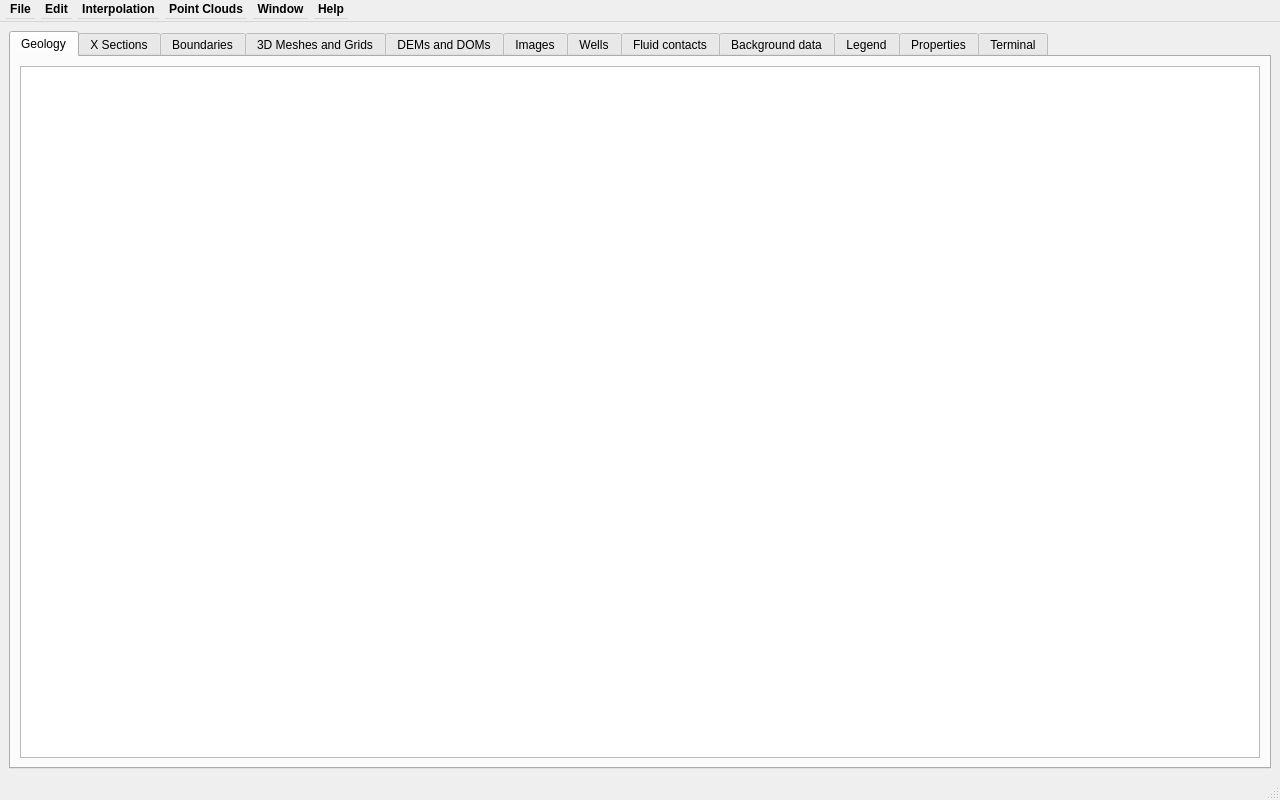
<?xml version="1.0" encoding="UTF-8"?>
<ui version="4.0">
 <class>ProjectWindow</class>
 <widget class="QMainWindow" name="ProjectWindow">
  <property name="geometry">
   <rect>
    <x>0</x>
    <y>0</y>
    <width>1280</width>
    <height>800</height>
   </rect>
  </property>
  <property name="sizePolicy">
   <sizepolicy hsizetype="Preferred" vsizetype="Preferred">
    <horstretch>1</horstretch>
    <verstretch>1</verstretch>
   </sizepolicy>
  </property>
  <property name="minimumSize">
   <size>
    <width>0</width>
    <height>0</height>
   </size>
  </property>
  <property name="baseSize">
   <size>
    <width>1280</width>
    <height>800</height>
   </size>
  </property>
  <property name="windowTitle">
   <string>PZero</string>
  </property>
  <property name="styleSheet">
   <string notr="true"/>
  </property>
  <property name="locale">
   <locale language="English" country="UnitedStates"/>
  </property>
  <widget class="QWidget" name="centralwidget">
   <property name="sizePolicy">
    <sizepolicy hsizetype="Preferred" vsizetype="Preferred">
     <horstretch>1</horstretch>
     <verstretch>1</verstretch>
    </sizepolicy>
   </property>
   <property name="minimumSize">
    <size>
     <width>0</width>
     <height>0</height>
    </size>
   </property>
   <property name="baseSize">
    <size>
     <width>638</width>
     <height>757</height>
    </size>
   </property>
   <property name="styleSheet">
    <string notr="true"/>
   </property>
   <layout class="QVBoxLayout" name="verticalLayout">
    <item>
     <widget class="QTabWidget" name="tabCentral">
      <property name="sizePolicy">
       <sizepolicy hsizetype="MinimumExpanding" vsizetype="MinimumExpanding">
        <horstretch>1</horstretch>
        <verstretch>1</verstretch>
       </sizepolicy>
      </property>
      <property name="minimumSize">
       <size>
        <width>0</width>
        <height>0</height>
       </size>
      </property>
      <property name="baseSize">
       <size>
        <width>0</width>
        <height>0</height>
       </size>
      </property>
      <property name="currentIndex">
       <number>0</number>
      </property>
      <widget class="QWidget" name="tabGeology">
       <property name="sizePolicy">
        <sizepolicy hsizetype="MinimumExpanding" vsizetype="MinimumExpanding">
         <horstretch>1</horstretch>
         <verstretch>1</verstretch>
        </sizepolicy>
       </property>
       <property name="minimumSize">
        <size>
         <width>0</width>
         <height>0</height>
        </size>
       </property>
       <property name="baseSize">
        <size>
         <width>0</width>
         <height>0</height>
        </size>
       </property>
       <property name="toolTip">
        <string>Entities</string>
       </property>
       <property name="accessibleName">
        <string>Entities</string>
       </property>
       <attribute name="title">
        <string>Geology</string>
       </attribute>
       <attribute name="toolTip">
        <string>Geology</string>
       </attribute>
       <attribute name="whatsThis">
        <string>Geology</string>
       </attribute>
       <layout class="QHBoxLayout" name="horizontalLayout">
        <item>
         <widget class="QTableView" name="GeologyTableView">
          <property name="sizePolicy">
           <sizepolicy hsizetype="MinimumExpanding" vsizetype="MinimumExpanding">
            <horstretch>1</horstretch>
            <verstretch>1</verstretch>
           </sizepolicy>
          </property>
          <property name="minimumSize">
           <size>
            <width>0</width>
            <height>0</height>
           </size>
          </property>
          <property name="baseSize">
           <size>
            <width>0</width>
            <height>0</height>
           </size>
          </property>
          <property name="toolTip">
           <string>Entities</string>
          </property>
          <property name="accessibleName">
           <string>Entities</string>
          </property>
          <property name="sortingEnabled">
           <bool>true</bool>
          </property>
         </widget>
        </item>
       </layout>
      </widget>
      <widget class="QWidget" name="tabXSections">
       <property name="sizePolicy">
        <sizepolicy hsizetype="MinimumExpanding" vsizetype="MinimumExpanding">
         <horstretch>1</horstretch>
         <verstretch>1</verstretch>
        </sizepolicy>
       </property>
       <attribute name="title">
        <string>X Sections</string>
       </attribute>
       <attribute name="toolTip">
        <string>X Sections</string>
       </attribute>
       <attribute name="whatsThis">
        <string>X Sections</string>
       </attribute>
       <layout class="QHBoxLayout" name="horizontalLayout_3">
        <item>
         <widget class="QTableView" name="XSectionsTableView">
          <property name="sizePolicy">
           <sizepolicy hsizetype="MinimumExpanding" vsizetype="MinimumExpanding">
            <horstretch>1</horstretch>
            <verstretch>1</verstretch>
           </sizepolicy>
          </property>
          <property name="sortingEnabled">
           <bool>true</bool>
          </property>
         </widget>
        </item>
       </layout>
      </widget>
      <widget class="QWidget" name="tabBoundaries">
       <property name="sizePolicy">
        <sizepolicy hsizetype="MinimumExpanding" vsizetype="MinimumExpanding">
         <horstretch>1</horstretch>
         <verstretch>1</verstretch>
        </sizepolicy>
       </property>
       <attribute name="title">
        <string>Boundaries</string>
       </attribute>
       <layout class="QHBoxLayout" name="horizontalLayout_4">
        <item>
         <widget class="QTableView" name="BoundariesTableView">
          <property name="sizePolicy">
           <sizepolicy hsizetype="MinimumExpanding" vsizetype="MinimumExpanding">
            <horstretch>1</horstretch>
            <verstretch>1</verstretch>
           </sizepolicy>
          </property>
          <property name="sortingEnabled">
           <bool>true</bool>
          </property>
         </widget>
        </item>
       </layout>
      </widget>
      <widget class="QWidget" name="tabMeshes3D">
       <property name="sizePolicy">
        <sizepolicy hsizetype="MinimumExpanding" vsizetype="MinimumExpanding">
         <horstretch>1</horstretch>
         <verstretch>1</verstretch>
        </sizepolicy>
       </property>
       <attribute name="title">
        <string>3D Meshes and Grids</string>
       </attribute>
       <attribute name="toolTip">
        <string>3D Meshes and Grids</string>
       </attribute>
       <attribute name="whatsThis">
        <string>3D Meshes and Grids</string>
       </attribute>
       <layout class="QHBoxLayout" name="horizontalLayout_5">
        <item>
         <widget class="QTableView" name="Meshes3DTableView">
          <property name="sizePolicy">
           <sizepolicy hsizetype="MinimumExpanding" vsizetype="MinimumExpanding">
            <horstretch>1</horstretch>
            <verstretch>1</verstretch>
           </sizepolicy>
          </property>
          <property name="sortingEnabled">
           <bool>true</bool>
          </property>
         </widget>
        </item>
       </layout>
      </widget>
      <widget class="QWidget" name="tabDOMs">
       <property name="sizePolicy">
        <sizepolicy hsizetype="MinimumExpanding" vsizetype="MinimumExpanding">
         <horstretch>1</horstretch>
         <verstretch>1</verstretch>
        </sizepolicy>
       </property>
       <attribute name="title">
        <string>DEMs and DOMs</string>
       </attribute>
       <attribute name="toolTip">
        <string>DEMs and DOMs</string>
       </attribute>
       <attribute name="whatsThis">
        <string>DEMs and DOMs</string>
       </attribute>
       <layout class="QHBoxLayout" name="horizontalLayout_6">
        <item>
         <widget class="QTableView" name="DOMsTableView">
          <property name="sizePolicy">
           <sizepolicy hsizetype="MinimumExpanding" vsizetype="MinimumExpanding">
            <horstretch>1</horstretch>
            <verstretch>1</verstretch>
           </sizepolicy>
          </property>
          <property name="sortingEnabled">
           <bool>true</bool>
          </property>
         </widget>
        </item>
       </layout>
      </widget>
      <widget class="QWidget" name="tabImages">
       <property name="sizePolicy">
        <sizepolicy hsizetype="MinimumExpanding" vsizetype="MinimumExpanding">
         <horstretch>1</horstretch>
         <verstretch>1</verstretch>
        </sizepolicy>
       </property>
       <attribute name="title">
        <string>Images</string>
       </attribute>
       <attribute name="toolTip">
        <string>Images</string>
       </attribute>
       <attribute name="whatsThis">
        <string>Images</string>
       </attribute>
       <layout class="QHBoxLayout" name="horizontalLayout_7">
        <item>
         <widget class="QTableView" name="ImagesTableView">
          <property name="sizePolicy">
           <sizepolicy hsizetype="MinimumExpanding" vsizetype="MinimumExpanding">
            <horstretch>1</horstretch>
            <verstretch>1</verstretch>
           </sizepolicy>
          </property>
          <property name="sortingEnabled">
           <bool>true</bool>
          </property>
         </widget>
        </item>
       </layout>
      </widget>
      <widget class="QWidget" name="tabWells">
       <property name="sizePolicy">
        <sizepolicy hsizetype="MinimumExpanding" vsizetype="MinimumExpanding">
         <horstretch>1</horstretch>
         <verstretch>1</verstretch>
        </sizepolicy>
       </property>
       <attribute name="title">
        <string>Wells</string>
       </attribute>
       <layout class="QHBoxLayout" name="horizontalLayout_8">
        <item>
         <widget class="QTableView" name="WellsTableView">
          <property name="sizePolicy">
           <sizepolicy hsizetype="MinimumExpanding" vsizetype="MinimumExpanding">
            <horstretch>1</horstretch>
            <verstretch>1</verstretch>
           </sizepolicy>
          </property>
          <property name="minimumSize">
           <size>
            <width>0</width>
            <height>0</height>
           </size>
          </property>
         </widget>
        </item>
       </layout>
      </widget>
      <widget class="QWidget" name="tabFluids">
       <property name="enabled">
        <bool>true</bool>
       </property>
       <property name="sizePolicy">
        <sizepolicy hsizetype="MinimumExpanding" vsizetype="MinimumExpanding">
         <horstretch>0</horstretch>
         <verstretch>0</verstretch>
        </sizepolicy>
       </property>
       <property name="minimumSize">
        <size>
         <width>1</width>
         <height>1</height>
        </size>
       </property>
       <property name="contextMenuPolicy">
        <enum>Qt::DefaultContextMenu</enum>
       </property>
       <attribute name="title">
        <string>Fluid contacts</string>
       </attribute>
       <layout class="QHBoxLayout" name="horizontalLayout_9">
        <item>
         <widget class="QTableView" name="FluidsTableView">
          <property name="sizePolicy">
           <sizepolicy hsizetype="MinimumExpanding" vsizetype="MinimumExpanding">
            <horstretch>1</horstretch>
            <verstretch>1</verstretch>
           </sizepolicy>
          </property>
         </widget>
        </item>
       </layout>
      </widget>
      <widget class="QWidget" name="tabBackgrounds">
       <property name="sizePolicy">
        <sizepolicy hsizetype="MinimumExpanding" vsizetype="MinimumExpanding">
         <horstretch>1</horstretch>
         <verstretch>1</verstretch>
        </sizepolicy>
       </property>
       <attribute name="title">
        <string>Background data</string>
       </attribute>
       <layout class="QHBoxLayout" name="horizontalLayout_10">
        <item>
         <widget class="QTableView" name="BackgroundsTableView">
          <property name="sizePolicy">
           <sizepolicy hsizetype="MinimumExpanding" vsizetype="MinimumExpanding">
            <horstretch>1</horstretch>
            <verstretch>1</verstretch>
           </sizepolicy>
          </property>
         </widget>
        </item>
       </layout>
      </widget>
      <widget class="QWidget" name="tabLegend">
       <property name="sizePolicy">
        <sizepolicy hsizetype="MinimumExpanding" vsizetype="MinimumExpanding">
         <horstretch>1</horstretch>
         <verstretch>1</verstretch>
        </sizepolicy>
       </property>
       <property name="minimumSize">
        <size>
         <width>0</width>
         <height>0</height>
        </size>
       </property>
       <property name="baseSize">
        <size>
         <width>0</width>
         <height>0</height>
        </size>
       </property>
       <property name="toolTip">
        <string>Legend</string>
       </property>
       <property name="accessibleName">
        <string>Legend</string>
       </property>
       <attribute name="title">
        <string>Legend</string>
       </attribute>
       <layout class="QHBoxLayout" name="horizontalLayout_11">
        <item>
         <widget class="QTreeWidget" name="LegendTreeWidget">
          <property name="sizePolicy">
           <sizepolicy hsizetype="MinimumExpanding" vsizetype="MinimumExpanding">
            <horstretch>1</horstretch>
            <verstretch>1</verstretch>
           </sizepolicy>
          </property>
          <property name="minimumSize">
           <size>
            <width>0</width>
            <height>0</height>
           </size>
          </property>
          <property name="baseSize">
           <size>
            <width>0</width>
            <height>0</height>
           </size>
          </property>
          <property name="toolTip">
           <string>Legend</string>
          </property>
          <property name="accessibleName">
           <string>Legend</string>
          </property>
          <column>
           <property name="text">
            <string notr="true">1</string>
           </property>
          </column>
         </widget>
        </item>
       </layout>
      </widget>
      <widget class="QWidget" name="tabProperties">
       <property name="sizePolicy">
        <sizepolicy hsizetype="MinimumExpanding" vsizetype="MinimumExpanding">
         <horstretch>1</horstretch>
         <verstretch>1</verstretch>
        </sizepolicy>
       </property>
       <property name="minimumSize">
        <size>
         <width>0</width>
         <height>0</height>
        </size>
       </property>
       <property name="baseSize">
        <size>
         <width>0</width>
         <height>0</height>
        </size>
       </property>
       <property name="toolTip">
        <string>Properties</string>
       </property>
       <property name="toolTipDuration">
        <number>-3</number>
       </property>
       <property name="accessibleName">
        <string>Properties</string>
       </property>
       <attribute name="title">
        <string>Properties</string>
       </attribute>
       <layout class="QHBoxLayout" name="horizontalLayout_12">
        <item>
         <widget class="QTableWidget" name="PropertiesTableWidget">
          <property name="sizePolicy">
           <sizepolicy hsizetype="MinimumExpanding" vsizetype="MinimumExpanding">
            <horstretch>1</horstretch>
            <verstretch>1</verstretch>
           </sizepolicy>
          </property>
          <property name="minimumSize">
           <size>
            <width>0</width>
            <height>0</height>
           </size>
          </property>
          <property name="baseSize">
           <size>
            <width>0</width>
            <height>0</height>
           </size>
          </property>
          <property name="toolTip">
           <string>Properties</string>
          </property>
          <property name="accessibleName">
           <string>Properties</string>
          </property>
         </widget>
        </item>
       </layout>
      </widget>
      <widget class="QWidget" name="tabTerminal">
       <property name="sizePolicy">
        <sizepolicy hsizetype="MinimumExpanding" vsizetype="MinimumExpanding">
         <horstretch>1</horstretch>
         <verstretch>1</verstretch>
        </sizepolicy>
       </property>
       <property name="minimumSize">
        <size>
         <width>0</width>
         <height>0</height>
        </size>
       </property>
       <property name="baseSize">
        <size>
         <width>0</width>
         <height>0</height>
        </size>
       </property>
       <property name="toolTip">
        <string>Terminal</string>
       </property>
       <property name="accessibleName">
        <string>Terminal</string>
       </property>
       <attribute name="title">
        <string>Terminal</string>
       </attribute>
       <attribute name="toolTip">
        <string>Terminal</string>
       </attribute>
       <attribute name="whatsThis">
        <string>Terminal</string>
       </attribute>
       <layout class="QHBoxLayout" name="horizontalLayout_13">
        <item>
         <widget class="QPlainTextEdit" name="TextTerminal">
          <property name="sizePolicy">
           <sizepolicy hsizetype="MinimumExpanding" vsizetype="MinimumExpanding">
            <horstretch>1</horstretch>
            <verstretch>1</verstretch>
           </sizepolicy>
          </property>
          <property name="minimumSize">
           <size>
            <width>0</width>
            <height>0</height>
           </size>
          </property>
          <property name="baseSize">
           <size>
            <width>0</width>
            <height>0</height>
           </size>
          </property>
          <property name="toolTip">
           <string>Terminal</string>
          </property>
          <property name="accessibleName">
           <string>Terminal</string>
          </property>
          <property name="readOnly">
           <bool>true</bool>
          </property>
         </widget>
        </item>
       </layout>
      </widget>
     </widget>
    </item>
   </layout>
  </widget>
  <widget class="QMenuBar" name="menubar">
   <property name="geometry">
    <rect>
     <x>0</x>
     <y>0</y>
     <width>1280</width>
     <height>22</height>
    </rect>
   </property>
   <property name="sizePolicy">
    <sizepolicy hsizetype="MinimumExpanding" vsizetype="Minimum">
     <horstretch>1</horstretch>
     <verstretch>1</verstretch>
    </sizepolicy>
   </property>
   <property name="minimumSize">
    <size>
     <width>0</width>
     <height>22</height>
    </size>
   </property>
   <property name="maximumSize">
    <size>
     <width>16777215</width>
     <height>16777215</height>
    </size>
   </property>
   <property name="baseSize">
    <size>
     <width>0</width>
     <height>0</height>
    </size>
   </property>
   <property name="font">
    <font>
     <family>MS Shell Dlg 2</family>
     <pointsize>9</pointsize>
     <weight>75</weight>
     <bold>true</bold>
    </font>
   </property>
   <property name="autoFillBackground">
    <bool>false</bool>
   </property>
   <widget class="QMenu" name="menuFile">
    <property name="tearOffEnabled">
     <bool>true</bool>
    </property>
    <property name="title">
     <string>File</string>
    </property>
    <addaction name="actionProjectNew"/>
    <addaction name="actionProjectOpen"/>
    <addaction name="actionProjectSave"/>
    <addaction name="separator"/>
    <addaction name="actionImportGocad"/>
    <addaction name="actionImportGocadXsection"/>
    <addaction name="actionImportGocadBoundary"/>
    <addaction name="actionImportPC"/>
    <addaction name="actionImportPyvista"/>
    <addaction name="actionImportVedo"/>
    <addaction name="actionImportSHP"/>
    <addaction name="actionImportDEM"/>
    <addaction name="actionImportOrthoImage"/>
    <addaction name="actionImportXsectionImage"/>
    <addaction name="actionImportWellData"/>
    <addaction name="actionImportSEGY"/>
    <addaction name="separator"/>
    <addaction name="actionExportCAD"/>
    <addaction name="actionExportVTK"/>
    <addaction name="actionExportCSV"/>
    <addaction name="separator"/>
    <addaction name="actionQuit"/>
   </widget>
   <widget class="QMenu" name="menuWindow">
    <property name="tearOffEnabled">
     <bool>true</bool>
    </property>
    <property name="title">
     <string>Window</string>
    </property>
    <addaction name="actionView3D"/>
    <addaction name="actionViewMap"/>
    <addaction name="actionViewPlaneXsection"/>
    <addaction name="actionViewWellLog"/>
    <addaction name="separator"/>
    <addaction name="actionViewXYPlot"/>
    <addaction name="actionViewHistogram"/>
    <addaction name="actionViewStereoplot"/>
    <addaction name="separator"/>
   </widget>
   <widget class="QMenu" name="menuHelp">
    <property name="tearOffEnabled">
     <bool>true</bool>
    </property>
    <property name="title">
     <string>Help</string>
    </property>
    <addaction name="actionHelp"/>
    <addaction name="actionAbout"/>
   </widget>
   <widget class="QMenu" name="menuEdit">
    <property name="sizePolicy">
     <sizepolicy hsizetype="MinimumExpanding" vsizetype="MinimumExpanding">
      <horstretch>0</horstretch>
      <verstretch>0</verstretch>
     </sizepolicy>
    </property>
    <property name="tearOffEnabled">
     <bool>true</bool>
    </property>
    <property name="title">
     <string>Edit</string>
    </property>
    <addaction name="actionEditEntityClone"/>
    <addaction name="actionEditEntityRemove"/>
    <addaction name="separator"/>
    <addaction name="actionConnectedParts"/>
    <addaction name="actionMergeEntities"/>
    <addaction name="actionSplitMultipart"/>
    <addaction name="separator"/>
    <addaction name="actionEditTextureAdd"/>
    <addaction name="actionEditTextureRemove"/>
    <addaction name="separator"/>
    <addaction name="actionAddProperty"/>
    <addaction name="actionRemoveProperty"/>
    <addaction name="separator"/>
    <addaction name="actionCalculateNormal"/>
    <addaction name="actionCalculateLineation"/>
    <addaction name="separator"/>
    <addaction name="actionShowInfo"/>
   </widget>
   <widget class="QMenu" name="menuInterpolation_tools">
    <property name="tearOffEnabled">
     <bool>true</bool>
    </property>
    <property name="title">
     <string>Interpolation</string>
    </property>
    <addaction name="actionDelaunay2DInterpolation"/>
    <addaction name="actionPoissonInterpolation"/>
    <addaction name="actionLoopStructuralImplicitModelling"/>
    <addaction name="separator"/>
    <addaction name="actionSurfaceSmoothing"/>
    <addaction name="actionSubdivisionResampling"/>
    <addaction name="actionDecimationPro"/>
    <addaction name="actionDecimationQuadric"/>
    <addaction name="actionRetopologize"/>
    <addaction name="separator"/>
    <addaction name="actionExtrusion"/>
    <addaction name="actionIntersectionXSection"/>
    <addaction name="actionProject2XSection"/>
    <addaction name="actionProject2DEM"/>
    <addaction name="actionSplitSurf"/>
   </widget>
   <widget class="QMenu" name="menuPoint_cloud">
    <property name="title">
     <string>Point Clouds</string>
    </property>
    <addaction name="actionBuildOctree"/>
    <addaction name="actionDecimatePointCloud"/>
   </widget>
   <addaction name="menuFile"/>
   <addaction name="menuEdit"/>
   <addaction name="menuInterpolation_tools"/>
   <addaction name="menuPoint_cloud"/>
   <addaction name="menuWindow"/>
   <addaction name="menuHelp"/>
  </widget>
  <widget class="QStatusBar" name="statusbar">
   <property name="sizePolicy">
    <sizepolicy hsizetype="MinimumExpanding" vsizetype="Fixed">
     <horstretch>0</horstretch>
     <verstretch>0</verstretch>
    </sizepolicy>
   </property>
  </widget>
  <action name="actionProjectNew">
   <property name="text">
    <string>New Project</string>
   </property>
  </action>
  <action name="actionProjectOpen">
   <property name="text">
    <string>Open Project</string>
   </property>
  </action>
  <action name="actionProjectSave">
   <property name="text">
    <string>Save Project</string>
   </property>
  </action>
  <action name="actionImportGocad">
   <property name="text">
    <string>Import Gocad</string>
   </property>
   <property name="toolTip">
    <string>Import Gocad</string>
   </property>
  </action>
  <action name="actionExportCAD">
   <property name="text">
    <string>Export CAD</string>
   </property>
  </action>
  <action name="actionQuit">
   <property name="text">
    <string>Quit</string>
   </property>
  </action>
  <action name="actionView3D">
   <property name="text">
    <string>3D View</string>
   </property>
  </action>
  <action name="actionViewPlaneXsection">
   <property name="text">
    <string>Plane X Section View</string>
   </property>
  </action>
  <action name="actionViewMap">
   <property name="text">
    <string>Map View</string>
   </property>
  </action>
  <action name="actionViewXYPlot">
   <property name="text">
    <string>XY Plot View</string>
   </property>
  </action>
  <action name="actionAbout">
   <property name="text">
    <string>About</string>
   </property>
  </action>
  <action name="actionHelp">
   <property name="text">
    <string>Help</string>
   </property>
  </action>
  <action name="actionViewWellLog">
   <property name="text">
    <string>Well Log View</string>
   </property>
  </action>
  <action name="actionViewStereoplot">
   <property name="text">
    <string>Stereoplot View</string>
   </property>
  </action>
  <action name="actionViewHistogram">
   <property name="text">
    <string>Histogram View</string>
   </property>
  </action>
  <action name="actionImportPyvista">
   <property name="text">
    <string>Import PyVista</string>
   </property>
  </action>
  <action name="actionImportVedo">
   <property name="text">
    <string>Import Vedo</string>
   </property>
  </action>
  <action name="actionImportDEM">
   <property name="text">
    <string>Import DEM</string>
   </property>
  </action>
  <action name="actionImportOrthoImage">
   <property name="text">
    <string>Import OrthoImage</string>
   </property>
  </action>
  <action name="actionEditEntityRemove">
   <property name="text">
    <string>Remove Entity</string>
   </property>
  </action>
  <action name="actionEditTextureAdd">
   <property name="text">
    <string>Add Texture</string>
   </property>
  </action>
  <action name="actionEditTextureRemove">
   <property name="text">
    <string>Remove Texture</string>
   </property>
  </action>
  <action name="actionEditEntityClone">
   <property name="text">
    <string>Clone Entity</string>
   </property>
  </action>
  <action name="actionImportGocadXsection">
   <property name="text">
    <string>Import Gocad Xsection</string>
   </property>
  </action>
  <action name="actionDelaunay2DInterpolation">
   <property name="checkable">
    <bool>false</bool>
   </property>
   <property name="text">
    <string>Delaunay 2D</string>
   </property>
  </action>
  <action name="actionMergeEntities">
   <property name="text">
    <string>Merge Entities</string>
   </property>
  </action>
  <action name="actionPoissonInterpolation">
   <property name="text">
    <string>Poisson</string>
   </property>
  </action>
  <action name="actionSurfaceSmoothing">
   <property name="text">
    <string>Surface Smoothing</string>
   </property>
  </action>
  <action name="actionExtrusion">
   <property name="text">
    <string>Extrusion</string>
   </property>
  </action>
  <action name="actionDecimationPro">
   <property name="text">
    <string>Decimation Pro</string>
   </property>
   <property name="toolTip">
    <string>DecimationPro</string>
   </property>
  </action>
  <action name="actionSubdivisionResampling">
   <property name="text">
    <string>Subdivision Resampling</string>
   </property>
  </action>
  <action name="actionDecimationQuadric">
   <property name="text">
    <string>Decimation Quadric</string>
   </property>
   <property name="toolTip">
    <string>DecimationQuadric</string>
   </property>
  </action>
  <action name="actionIntersectionXSection">
   <property name="text">
    <string>XSection Intersection</string>
   </property>
  </action>
  <action name="actionProject2DEM">
   <property name="text">
    <string>Project to DEM</string>
   </property>
  </action>
  <action name="actionLoopStructuralImplicitModelling">
   <property name="text">
    <string>LoopStructural Implicit Modelling</string>
   </property>
  </action>
  <action name="actionImportSEGY">
   <property name="text">
    <string>Import SEGY</string>
   </property>
  </action>
  <action name="actionCalculateNormal">
   <property name="text">
    <string>Calculate Normals</string>
   </property>
   <property name="toolTip">
    <string>Calculate normal unit vector</string>
   </property>
  </action>
  <action name="actionCalculateLineation">
   <property name="text">
    <string>Calculate Lineations</string>
   </property>
   <property name="toolTip">
    <string>Calculate lineation unit vector</string>
   </property>
  </action>
  <action name="actionAddProperty">
   <property name="text">
    <string>Add Property</string>
   </property>
   <property name="toolTip">
    <string>Add empty property</string>
   </property>
  </action>
  <action name="actionRemoveProperty">
   <property name="text">
    <string>Remove Property</string>
   </property>
  </action>
  <action name="actionProject2XSection">
   <property name="text">
    <string>Project to XSection</string>
   </property>
  </action>
  <action name="actionImportSHP">
   <property name="text">
    <string>Import SHP</string>
   </property>
  </action>
  <action name="actionImportGocadBoundary">
   <property name="text">
    <string>Import Gocad Boundary</string>
   </property>
  </action>
  <action name="actionImportXsectionImage">
   <property name="text">
    <string>Import Xsection Image</string>
   </property>
  </action>
  <action name="actionConnectedParts">
   <property name="text">
    <string>Connected Parts</string>
   </property>
  </action>
  <action name="actionSplitMultipart">
   <property name="text">
    <string>Split Multi-part</string>
   </property>
  </action>
  <action name="actionImportPC">
   <property name="text">
    <string>Import Point Clouds</string>
   </property>
  </action>
  <action name="actionImportWellData">
   <property name="text">
    <string>Import well data</string>
   </property>
  </action>
  <action name="actionExportVTK">
   <property name="text">
    <string>Export vtk</string>
   </property>
  </action>
  <action name="actionSplitSurf">
   <property name="text">
    <string>Split Surfaces</string>
   </property>
  </action>
  <action name="actionRetopologize">
   <property name="text">
    <string>Retopologize</string>
   </property>
  </action>
  <action name="actionBuildOctree">
   <property name="text">
    <string>Build Octree</string>
   </property>
  </action>
  <action name="actionDecimatePointCloud">
   <property name="text">
    <string>Decimate Point Cloud</string>
   </property>
  </action>
  <action name="actionExportCSV">
   <property name="text">
    <string>Export CSV</string>
   </property>
  </action>
  <action name="actionShowInfo">
   <property name="text">
    <string>Show Entities Info</string>
   </property>
  </action>
 </widget>
 <resources/>
 <connections/>
</ui>
